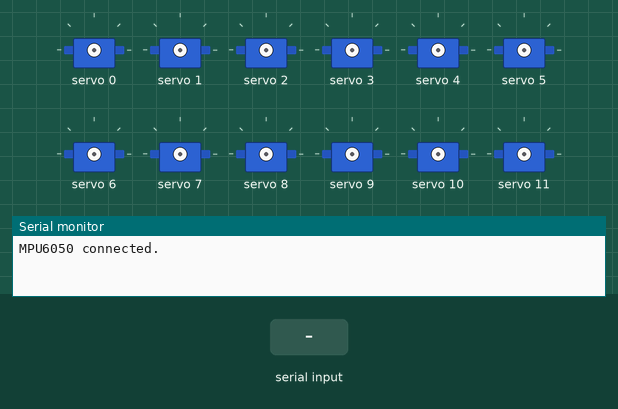
This program was run on a simulated ESP32. On the bench: 12 × servo, the last lines printed to the serial monitor. The test bench sets the inputs (shaded band).

Above: at 1.2 s.
1.3 s: "home\n" received over Serial
2.8 s: "walk\n" received over Serial
At 5.69 s:
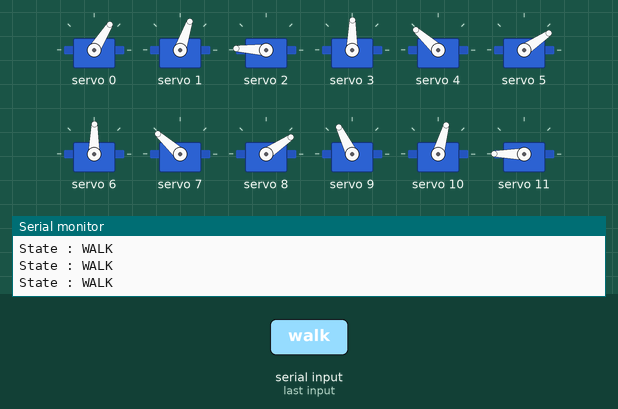
At 14.6 s:
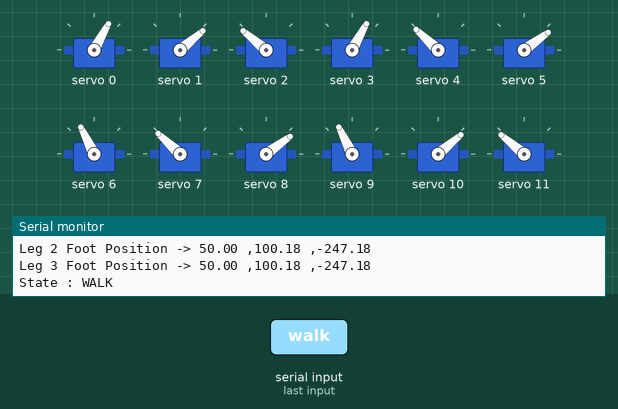
17.8 s: "walk\n" received over Serial
At 19.9 s:
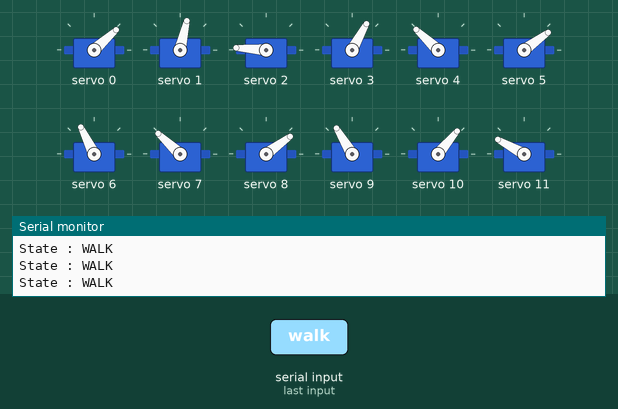
Timing chart, 0 to 23.7 s (numbered marks = the images above; inputs shaded):
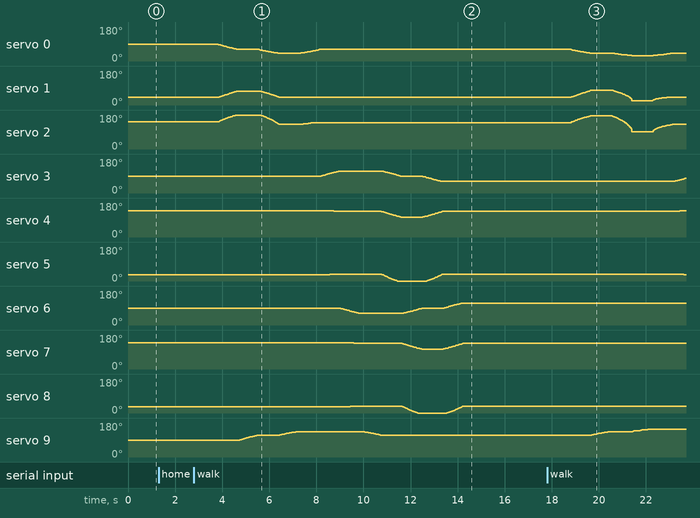

The program:

main.cpp
```cpp
#include "Robot.hpp"
#include "PCA9685Driver.hpp"
#include "Communication.hpp"
#include "MPU6050Driver.hpp"

PCA9685Driver servoDriver;
MPU6050Driver mpu;
Robot robot(&servoDriver, &mpu);

void setup()
{
    Serial.begin(115200);
    Serial.setTimeout(10000); // Set timeout for Serial read operations
    servoDriver.init();
    mpu.init();
}

void loop()
{
    Command cmd = receiveCommand();

    switch (cmd.type)
    {
    case CMD_HOME:
        robot.home(0,100.176,-247.176);// (0,127,18,-247.18) is home for (0,45,45) joint angles
        robot.printAngleState();
        break;

    case CMD_SET_POS:
        robot.setPosition(cmd.leg, cmd.x, cmd.y, cmd.z);
        robot.printAngleState();
        break;

    case CMD_SET_ANG:
        robot.setAngles(cmd.leg, cmd.t1, cmd.t2, cmd.t3);
        break;
    case CMD_WALK:
        robot.walk();// future gait
        break;

    default:
        robot.idle();
        break;
    }

    robot.update();
    robot.idle(); // After executing the command, go back to idle until next command is received

}
```

Communication.hpp
```cpp
#pragma once

/**
 * @brief Types of commands received via serial
 */
enum CommandType
{
    CMD_NONE,
    CMD_HOME,
    CMD_SET_POS,
    CMD_SET_ANG,
    CMD_WALK
};

/**
 * @brief Command structure
 */
struct Command
{
    CommandType type;

    float x, y, z;
    int leg;
    float t1, t2, t3;
};

/**
 * @brief Parse incoming serial command
 *
 * @return Parsed command
 */
Command receiveCommand();
```

IIMU.hpp
```cpp
#pragma once

/**
 * @brief Abstract IMU interface
 *
 * Allows Robot class to remain independent
 * from specific IMU hardware.
 */
class IIMU
{
public:
    virtual ~IIMU() = default;

    /**
     * @brief Initialize IMU hardware
     */
    virtual bool init() = 0;

    /**
     * @brief Read latest IMU values
     */
    virtual void update() = 0;

    /**
     * @brief Get roll angle in degrees
     */
    virtual float getRoll() const = 0;

    /**
     * @brief Get pitch angle in degrees
     */
    virtual float getPitch() const = 0;

    /**
     * @brief Get yaw angle in degrees
     */
    virtual float getYaw() const = 0;

    /**
     * @brief Log IMU data with timestamp
     */
    virtual void logData() const = 0;
};
```

Robot.hpp
```cpp
#pragma once

#include "IServoDriver.hpp"
#include "IIMU.hpp"
#include "RobotConfig.hpp"
constexpr float RAD_TO_DEG = 180.0f / 3.14159265f;
constexpr float DEG_TO_RAD = 3.14159265f / 180.0f;


/**
 * @brief Main robot class (application layer)
 *
 * Owns:
 * - State (joint angles, foot positions)
 * - Config (geometry, offsets)
 * - Control logic (IK, gait, etc.)
 * The robot has a global frame attached to the centre of its main body, with x forward, y left, z up.
 * Each leg has its own local frame, with x forward, y left, z up on the left side and x forward, y right, z up on the right side.
 * The angles of each joint are given as the acute angle(+ or -) between the two links it connects, with positive being downward and negative being upward.
 */
class Robot
{
private: // Contains private state and methods(primarily computation, which the user doesn't need to access directly), public API is below
    // --- State ---
    float footPos[NUM_LEGS][NUM_JOINTS];// Foot positon in robot frame (x,y,z)
    float theta1[NUM_LEGS];  // Shoulder (hip) angles
    float theta2[NUM_LEGS];  // Elbow (knee) angles
    float theta3[NUM_LEGS];  // Wrist (ankle) angles

    // --- Servo-mapped angles ---
    // Angles sent to servo after mapping, this mapping is fixed in hardware
    float servo1[NUM_LEGS];
    float servo2[NUM_LEGS];
    float servo3[NUM_LEGS];

    // Driver abstraction
    IServoDriver* servoDriver;
    IIMU* imu;
    // --- Private methods ---
    bool computeIK(); // Compute IK for all legs, returns false if any leg is out of reach, calls inverseKinematics for each leg after adjusting for shoulder position
    bool inverseKinematics(float x, float y, float z,          // Compute IK for a single leg, returns false if out of reach
                           float& t1, float& t2, float& t3);
    bool forwardKinematics(float t1, float t2, float t3,       // Compute FK for a single leg, returns foot position in robot frame
                           float& x, float& y, float& z);

    void applyServoMapping(); // Apply servo mapping to all legs, converts theta1/2/3 to servo1/2/3 using RobotConfig
    void LinearTransition(int leg, int steps, int delayMs, float changex, float changey, float changez); // Smoothly transition from current angles to target angles in given steps and delay, used for smooth walking gait

public:
    enum Mode // State machine bot
    {
        MODE_IDLE,
        MODE_POSITION,
        MODE_ANGLE,
        MODE_WALK
    };

    Mode mode;

    Robot(IServoDriver* servodrv, IIMU* imudrv);

    // --- Public API ---
    void idle(); // User wants the bot to do nothing, it will hold its position and not update servo angles
    void home(float x, float y, float z); // User wants the bot to go home, It uses IK i.e. home position is set using foor position and not joint angles
    void setPosition(int leg, float x, float y, float z); // User wants any particular foot to go to a particular position
    void setAngles(int leg, float t1, float t2, float t3); // User wants any particular joint angles to be set
    void printFootState(); // When setting joint angles, expected leg position is also printed
    void printAngleState(); // When setting foot position, expected joint angles are also printed
    void printServoAngles(); // For debugging, print servo-mapped angles
    void walk(); // Contains a fixed gait of walking right now
    void update();
};
```

Robot.cpp
```cpp
#include "Robot.hpp"
#include <Arduino.h>
#include <cmath>


// --- Private methods, internal working of bot, not exposed to user ---
Robot::Robot(IServoDriver* servodrv, IIMU* imudrv){
    servoDriver = servodrv;
    imu = imudrv;
}

void Robot::LinearTransition(int leg, int steps, int delayMs, float changex, float changey, float changez)
{
    float stepX = changex / steps;
    float stepY = changey / steps;
    float stepZ = changez / steps;

    for (int i = 0; i < steps; i++)
    {
        footPos[leg][0] += stepX;
        footPos[leg][1] += stepY;
        footPos[leg][2] += stepZ;

        if (!computeIK()){
            Serial.println("IK failed during smooth transition!");
            mode = MODE_IDLE;
            return;
        }

        update();
        delay(delayMs);
    }
}

bool Robot::computeIK()
{
    for (int i = 0; i < NUM_LEGS; i++)
    {
        float x = footPos[i][0] - RobotConfig::xl[i];
        float y = footPos[i][1] - RobotConfig::yl[i];
        float z = footPos[i][2] - RobotConfig::zl[i];

        if (!inverseKinematics(x, y, z,
                               theta1[i], theta2[i], theta3[i]))
        {
            return false;
        }
    }
    return true;
}

bool Robot::inverseKinematics(
    float x, float y, float z,
    float& t1, float& t2, float& t3)
{
    float r = sqrt(x * x + y * y);

    float D = ((r - RobotConfig::a) * (r - RobotConfig::a) + z * z - RobotConfig::b * RobotConfig::b - RobotConfig::c * RobotConfig::c) / (2 * RobotConfig::b * RobotConfig::c);

    if (D > 1.0f || D < -1.0f)
    {
        Serial.println("D value out of range for IK, leg might be out of reach");
        return false;
    }


    t3 = atan2(sqrt(1 - D * D), D);
    t2 = atan2(-z, r - RobotConfig::a) -
         atan2(RobotConfig::c * sin(t3), RobotConfig::b + RobotConfig::c * cos(t3));

    t1 = atan2(x, y);

    t1 *= RAD_TO_DEG;
    t2 *= RAD_TO_DEG;
    t3 *= RAD_TO_DEG;

    return true;
}

bool Robot::forwardKinematics(float t1, float t2, float t3,
                              float& x, float& y, float& z)
{
    // Convert to radians
    float th1 = t1 * DEG_TO_RAD;
    float th2 = t2 * DEG_TO_RAD;
    float th3 = t3 * DEG_TO_RAD;

    // Z
    z = - (RobotConfig::b * sin(th2) + RobotConfig::c * sin(th2 + th3));

    // Planar projection
    float R = RobotConfig::a + RobotConfig::b * cos(th2) + RobotConfig::c * cos(th2 + th3);

    // X, Y
    x = sin(th1) * R;
    y = cos(th1) * R;

    return true;
}

// --- Public API, user calls these to control the bot ---

void Robot::idle()
{
    mode = MODE_IDLE;
}

void Robot::home(float x, float y, float z)
{
    mode = MODE_POSITION;
    for (int i = 0; i < NUM_LEGS; i++)
    {
        footPos[i][0] = x;
        footPos[i][1] = y;
        footPos[i][2] = z;
    }
    if (!computeIK()){
        Serial.println("IK failed for given position!");
        mode = MODE_IDLE;
        return;
    }
}

void Robot::setPosition(int leg,float x, float y, float z)
{
    mode = MODE_POSITION;
    footPos[leg][0] = x;
    footPos[leg][1] = y;
    footPos[leg][2] = z;
    if (!computeIK()){
        Serial.println("IK failed for given position!");
        mode = MODE_IDLE;
        return;
    }
}

void Robot::setAngles(int leg, float t1, float t2, float t3)
{
    mode = MODE_ANGLE;
    theta1[leg] = t1;
    theta2[leg] = t2;
    theta3[leg] = t3;
}

void Robot::walk()
{
    mode = MODE_WALK;
    // Move FL,BR leg 5cm up 5 cm forward
    printFootState();
    delay(1000);
    LinearTransition(0,50,10,50,0,50);
    LinearTransition(3,50,10,50,0,50);
    printFootState();
    //delay(1000);
    // Move FL,BR left leg down, total 10cm forward
    LinearTransition(0,50,10,50,0,-50);
    LinearTransition(3,50,10,50,0,-50);
    printFootState();
    //delay(1000);
    // Move body forward by 5 cm => All legs backward by 5cm
    for (int i=0; i<NUM_LEGS; i++)
    {
        LinearTransition(i,50,10,-50,0,0);
    }
    printFootState();
    //delay(1000);
    // Move FR,BL leg 5cm up 5 cm forward
    LinearTransition(1,50,10,50,0,50);
    LinearTransition(2,50,10,50,0,50);
    printFootState();
    //delay(1000);
    // Move FR,BL left leg down, total 10cm forward
    LinearTransition(1,50,10,50,0,-50);
    LinearTransition(2,50,10,50,0,-50);
    printFootState();
    //delay(1000);
}

void Robot::update()
{

    if (mode == MODE_IDLE) return;
    if (mode == MODE_POSITION)
    {
        Serial.println("State : POSITION");
        printServoAngles();
    }
    //if (mode == MODE_IDLE) Serial.println("State : IDLE");
    if (mode == MODE_WALK)
    {
        Serial.println("State : WALK");
    }
    if (mode == MODE_ANGLE)
    {
        Serial.println("State : ANGLE");
        printServoAngles();

    }
    applyServoMapping();
    //printServoAngles();
    servoDriver->writeAll(servo1, servo2, servo3);
}


void Robot::applyServoMapping()
{
    for (int i = 0; i < NUM_LEGS; i++)
    {
        servo1[i] = RobotConfig::servoOffsets[i][0] + theta1[i] * RobotConfig::servoSigns[i][0];
        servo2[i] = RobotConfig::servoOffsets[i][1] + theta2[i] * RobotConfig::servoSigns[i][1];
        servo3[i] = RobotConfig::servoOffsets[i][2] + theta3[i] * RobotConfig::servoSigns[i][2];
    }
}


// --- Public methodsFor debugging, print different states
void Robot::printFootState()
{
    for (int i = 0; i < NUM_LEGS; i++)
    {
        Serial.print("Leg ");
        Serial.print(i);
        Serial.print(" Foot Position -> ");

        Serial.print(footPos[i][0]);
        Serial.print(" ,");
        Serial.print(footPos[i][1]);
        Serial.print(" ,");
        Serial.println(footPos[i][2]);
    }
}

void Robot::printAngleState()
{
    for (int i = 0; i < NUM_LEGS; i++)
    {
        Serial.print("Leg ");
        Serial.print(i);
        Serial.print(" Joint Angles -> ");

        Serial.print(theta1[i]);
        Serial.print(" ,");
        Serial.print(theta2[i]);
        Serial.print(" ,");
        Serial.println(theta3[i]);
    }
}

void Robot::printServoAngles()
{
    for (int i = 0; i < NUM_LEGS; i++)
    {
        Serial.print("Leg ");
        Serial.print(i);
        Serial.print(" Servo Angles -> ");

        Serial.print(servo1[i]);
        Serial.print(" ,");
        Serial.print(servo2[i]);
        Serial.print(" ,");
        Serial.println(servo3[i]);
    }
}
```

Communication.cpp
```cpp
#include "Communication.hpp"
#include <Arduino.h>

Command receiveCommand()
{
    Command cmd;
    cmd.type = CMD_NONE;

    if (!Serial.available())
        return cmd;

    String input = Serial.readStringUntil('\n');
    input.trim();

    if (input == "home")
    {
        cmd.type = CMD_HOME;
    }
    else if (input.startsWith("setpos"))
    {
        int parsed = sscanf(input.c_str(), "setpos %d %f %f %f",
                    &cmd.leg, &cmd.x, &cmd.y, &cmd.z);
        if (parsed != 4) {
            Serial.println("Invalid setpos command format. Expected: setpos <leg> <x> <y> <z>");
            return cmd;
        }
        cmd.type = CMD_SET_POS;
    }
    else if (input.startsWith("setang"))
    {
        int parsed = sscanf(input.c_str(), "setang %d %f %f %f",
               &cmd.leg, &cmd.t1, &cmd.t2, &cmd.t3);
        if (parsed != 4) {
            Serial.println("Invalid setang command format. Expected: setang <leg> <t1> <t2> <t3>");
            return cmd;
        }
        cmd.type = CMD_SET_ANG;
        Serial.println("Received joint angles");
    }
    else if (input == "walk")
    {
        cmd.type = CMD_WALK;
        Serial.println("Received walk command");
    }

    return cmd;
}
```

RobotConfig.hpp
```cpp
#pragma once

#include <stdint.h>

constexpr int NUM_LEGS = 4;
constexpr int NUM_JOINTS = 3;

/**
 * @brief Physical geometry (meters or mm)
 * Indexing convention for legs: 0 - Front Left, 1 - Back Left, 2 - Front Right, 3 - Back Right
 */
namespace RobotConfig
{
    // Shoulder positions in body frame
    constexpr float xl[NUM_LEGS] = {0.0f, 0.0f, 0.0f, 0.0f};
    constexpr float yl[NUM_LEGS] = {0.0f, 0.0f, 0.0f, 0.0f};
    constexpr float zl[NUM_LEGS] = {0.0f, 0.0f, 0.0f, 0.0f};

    // Link lengths
    constexpr float a = 60.0f;
    constexpr float b = 95.0f;
    constexpr float c = 180.0f;

    // Servo mapping
    constexpr int servoOffsets[NUM_LEGS][NUM_JOINTS] = {
        {90, 90, 90},
        {90, 90, 90},
        {90, 90, 90},
        {90, 90, 90}};

    constexpr int servoSigns[NUM_LEGS][NUM_JOINTS] = {
        {-1, -1, 1},
        {-1, 1, -1},
        {1, 1, -1},
        {1, -1, 1}};
}
```

IServoDriver.hpp
```cpp
#pragma once

/**
 * @brief Abstract interface for servo drivers
 *
 * This allows the Robot class to remain hardware-independent.
 * Any driver (PCA9685, direct PWM, simulation) must implement this.
 */
class IServoDriver
{
public:
    virtual ~IServoDriver() = default;

    /**
     * @brief Initialize hardware (I2C, PWM, etc.)
     */
    virtual void init() = 0;

    /**
     * @brief Write joint angles for all legs
     *
     * @param t1 Hip joint angles
     * @param t2 Knee joint angles
     * @param t3 Ankle joint angles
     */
    virtual void writeAll(float t1[], float t2[], float t3[]) = 0;
};
```

MPU6050Driver.hpp
```cpp
#pragma once

#include <MPU6050.h>
#include "IIMU.hpp"

class MPU6050Driver : public IIMU
{
private:
    MPU6050 mpu;

    float roll;
    float pitch;
    float yaw;

    unsigned long timestamp;

    int16_t ax, ay, az;
    int16_t gx, gy, gz;

public:
    MPU6050Driver();

    bool init() override;

    void update() override;

    float getRoll() const override;
    float getPitch() const override;
    float getYaw() const override;

    void logData() const override;
};
```

PCA9685Driver.hpp
```cpp
#pragma once

#include <Adafruit_PWMServoDriver.h>
#include "IServoDriver.hpp"
#include "RobotConfig.hpp"
#define SDA_PIN 21
#define SCL_PIN 22
#define SERVO_MIN 100
#define SERVO_MAX 500
#define SERVO_FREQ  50
/**
 * @brief PCA9685-based servo driver implementation
 */
class PCA9685Driver : public IServoDriver
{
private:
    Adafruit_PWMServoDriver pwm;

    /**
     * @brief Convert angle (deg) → PWM pulse
     */
    uint16_t angleToPulse(float angle);

public:
    void init() override;

    void writeAll(float t1[], float t2[], float t3[]) override;
};
```

MPU6050Driver.cpp
```cpp
#include "MPU6050Driver.hpp"

#include <Arduino.h>
#include <Wire.h>

MPU6050Driver::MPU6050Driver()
    : roll(0.0f),
      pitch(0.0f),
      yaw(0.0f),
      timestamp(0)
{
}

bool MPU6050Driver::init()
{
    Wire.begin();

    mpu.initialize();

    if (!mpu.testConnection())
    {
        Serial.println("MPU6050 connection failed!");
        return false;
    }

    Serial.println("MPU6050 connected.");

    return true;
}

void MPU6050Driver::update()
{
    mpu.getMotion6(&ax, &ay, &az,
                   &gx, &gy, &gz);

    timestamp = millis();

    // Simple accel-only estimation
    roll = atan2((float)ay, (float)az) * 180.0f / PI;

    pitch = atan2(
                 -(float)ax,
                 sqrt((float)ay * ay + (float)az * az))
             * 180.0f / PI;

    // No magnetometer → yaw unavailable
    yaw = 0.0f;
}

float MPU6050Driver::getRoll() const
{
    return roll;
}

float MPU6050Driver::getPitch() const
{
    return pitch;
}

float MPU6050Driver::getYaw() const
{
    return yaw;
}

void MPU6050Driver::logData() const
{
    Serial.print(timestamp);

    Serial.print(",");

    Serial.print(roll);

    Serial.print(",");

    Serial.print(pitch);

    Serial.print(",");

    Serial.println(yaw);
}
```

PCA9685Driver.cpp
```cpp
#include "PCA9685Driver.hpp"
#include <Wire.h>

uint16_t PCA9685Driver::angleToPulse(float angle)
{
    return map(angle, 0, 180, SERVO_MIN, SERVO_MAX);
}

void PCA9685Driver::init()
{
    Wire.begin();
    pwm.begin();
    pwm.setPWMFreq(SERVO_FREQ);
}

void PCA9685Driver::writeAll(float t1[], float t2[], float t3[])
{
    for (int i = 0; i < NUM_LEGS; i++)
    {
        int ch0 = i * 3;
        int ch1 = i * 3 + 1;
        int ch2 = i * 3 + 2;

        pwm.setPWM(ch0, 0, angleToPulse(t1[i]));
        pwm.setPWM(ch1, 0, angleToPulse(t2[i]));
        pwm.setPWM(ch2, 0, angleToPulse(t3[i]));
    }
}
```

IServoDriver.cpp
```cpp
#include "IServoDriver.hpp"
```

Measured:
- after the input at 2.8 s, servo 1: rises from 40° to 74° in 0.78 s, then falls to 40° in 1.8 s; servo 3: rises from 89° to 116° in 0.82 s, then falls to 61° in 4.3 s; servo 9: rises from 89° to 135° in 2.5 s, then falls to 116° in 3.5 s; servo 10: rises from 40° to 74° in 0.79 s, then falls to 40° in 1.8 s
- after the input at 17.8 s, servo 3: moves from 61° to 77° over 0.47 s, starting after 5.4 s; servo 4: 137° → 138° after 5.6 s; servo 5: 36° → 35° after 5.5 s, → 34° 0.29 s later; servo 9: moves from 116° to 148° over 2.6 s, starting after 1.9 s; servo 10: rises from 40° to 77° in 0.80 s, then falls to 23° in 1.8 s
